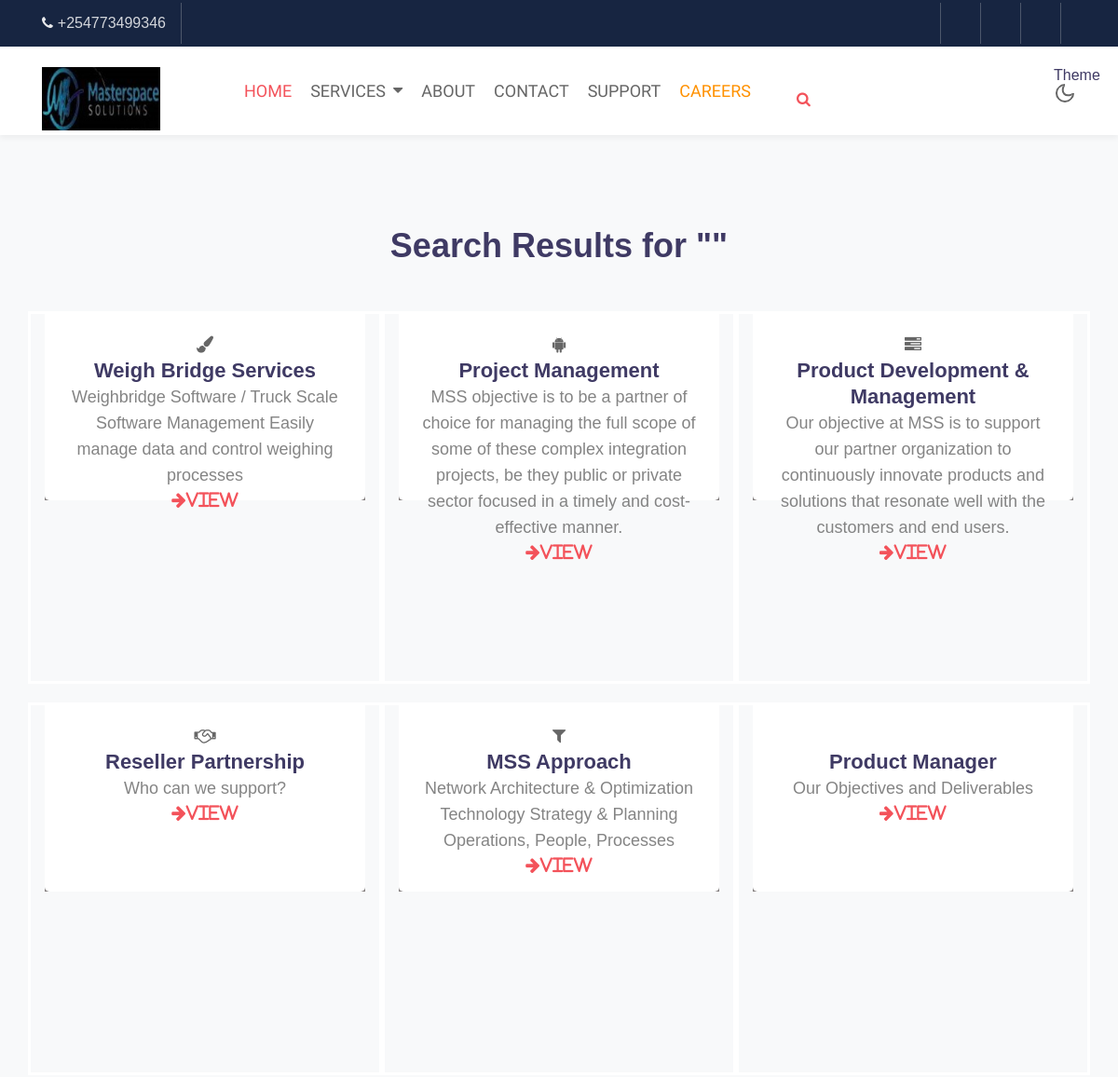
The app's page /search/ (upper part), older data.
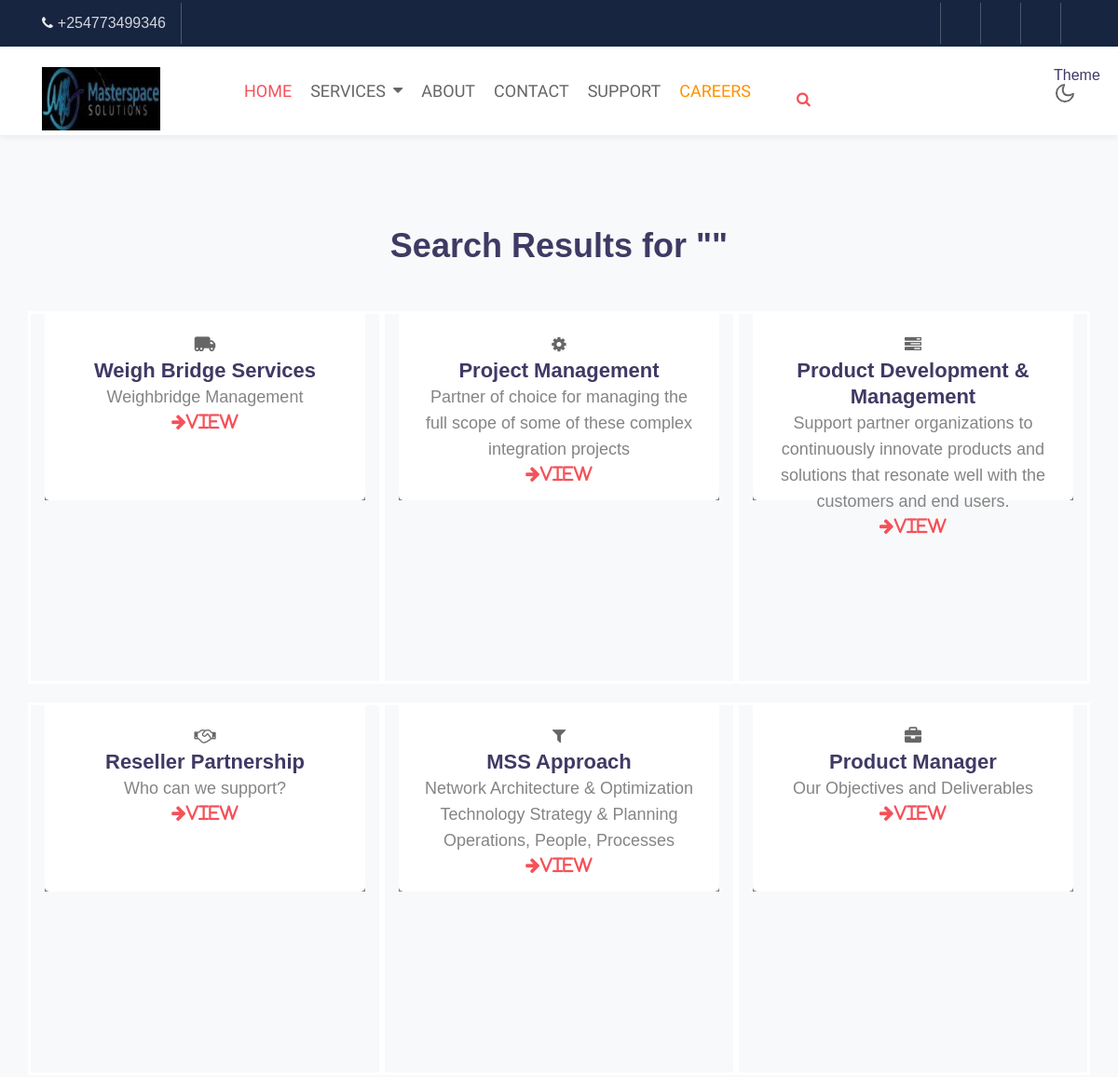
The same page, newer data.
### masterspace/models.py (models this page shows, shortened)
class Services(models.Model):
    title=models.CharField(max_length=100)
    overview=models.TextField(max_length=255,default='Service short description here...')
    Service_modules=models.ManyToManyField('Service_modules',blank=True,null=True)
    classification=models.ForeignKey('Service_Classification',on_delete=models.CASCADE,related_name='services',blank=True,null=True)
    image=models.ImageField(upload_to='uploads/services/',blank=True,null=True,default='media/default.jpg')
    icon=models.CharField(max_length=255)
    class Meta:
        verbose_name_plural='MSS Services'

### masterspace/views.py (the view)
# urls.py: path('search/',search, name='search'),
def search(request):
    query = request.GET.get('query', '')
    service = Services.objects.filter(Q(title__icontains=query) | Q(overview__icontains=query) | Q(classification__title__icontains=query))
    return render(request, 'search.html', {'service': service, 'query': query})

### masterspace/context_processors.py (called while the page is built)
def contact(request):
    about=About.objects.all().first()
    corevalues=CoreValues.objects.all()
    social_links=Social_links.objects.all()
    context={
        'abt':about,
        'corevalues':corevalues,
        'social_links':social_links,
    }
    return context

def clients(request):
    cls=Clients.objects.all()
    return {'cls':cls}

def services(request):
    allservices=Services.objects.all()
    service_classes=Service_Classification.objects.all()
    context={
        'allservices':allservices,
        'service_classes':service_classes,
    }
    return context

### templates/search.html (shortened to what this page needs)
{% extends 'base.html' %}
{% load static %}
{% block content %}
{% if service %}
<div class="w3l-servicesblock2" id="services">
    <section id="grids5-block" class="py-5">
        <div class="container py-lg-5 py-md-4 py-2">
            <h3 class="title-big text-center">Search Results for "{{query}}"</h3>
            <div class="row mt-lg-5 mt-4">
                {% for n in service %}
                <div class="col-lg-4 col-md-6 w-100" style="width: 50px;;">
                    <div class="grids5-info" style="background-color: rgb(133, 128, 128);">
                        <div class="blog-info">
                            <i class="{{n.icon}}"></i>
                            <h4>
                                <a href="{% url 'more' n.id %}">{{n.title}}
                            </a>
                                <p>{{n.overview}}</p>
                            </h4>
                            <a href="{% url 'more' n.id %}"><span></i><i class="fa fa-arrow-right" style="margin:auto;text-align:center;">View</i></span></a>
                        </div>
                    </div>
                </div>
                {% endfor %}
            </div>
        </div>
    </section>
</div>
{% endif %}
{% endblock %}

Row changes from the older to the newer data that the page shows:
changed Services "Weigh Bridge Services": icon "fa fa-paint-brush" → "fas fa-truck-moving" (drawn); overview "Weighbridge Software / Truck Scale Software Management Easily manage data and control weighing processes" → "Weighbridge Management"
changed Services "Project Management": icon "fa fa-android" → "fa fa-gear" (drawn); overview "MSS objective is to be a partner of choice for managing the full scope of some of these complex integration projects, be they public or private sector focused in a timely and cost-effective manner." → "Partner of choice for managing the full scope of some of these complex integration projects"
changed Services "Product Development & Management": overview "Our objective at MSS is to support our partner organization to continuously innovate products and solutions that resonate well with the customers and end users." → "Support partner organizations to continuously innovate products and solutions that resonate well with the customers and end users."
changed Services "Product Manager": icon "fa fa-settings" → "fas fa-briefcase" (drawn)
